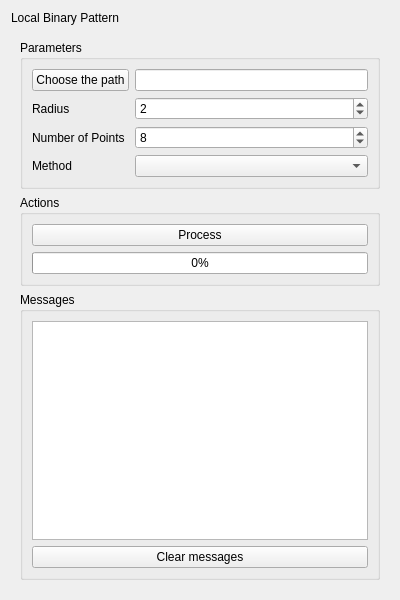
<?xml version="1.0" encoding="UTF-8"?>
<ui version="4.0">
 <class>lbp</class>
 <widget class="QWidget" name="lbp">
  <property name="geometry">
   <rect>
    <x>0</x>
    <y>0</y>
    <width>400</width>
    <height>600</height>
   </rect>
  </property>
  <property name="windowTitle">
   <string>Form</string>
  </property>
  <layout class="QGridLayout" name="gridLayout_2">
   <item row="1" column="0">
    <widget class="QScrollArea" name="scrollArea">
     <property name="frameShape">
      <enum>QFrame::NoFrame</enum>
     </property>
     <property name="widgetResizable">
      <bool>true</bool>
     </property>
     <widget class="QWidget" name="scrollAreaWidgetContents">
      <property name="geometry">
       <rect>
        <x>0</x>
        <y>0</y>
        <width>382</width>
        <height>563</height>
       </rect>
      </property>
      <layout class="QGridLayout" name="gridLayout_3">
       <item row="1" column="0">
        <widget class="QGroupBox" name="groupBox_3">
         <property name="title">
          <string>Actions</string>
         </property>
         <layout class="QGridLayout" name="gridLayout_5">
          <item row="0" column="0">
           <layout class="QVBoxLayout" name="verticalLayout">
            <item>
             <widget class="QPushButton" name="processPushButton">
              <property name="enabled">
               <bool>true</bool>
              </property>
              <property name="text">
               <string>Process</string>
              </property>
             </widget>
            </item>
            <item>
             <widget class="QProgressBar" name="progressBar">
              <property name="value">
               <number>0</number>
              </property>
             </widget>
            </item>
           </layout>
          </item>
         </layout>
        </widget>
       </item>
       <item row="2" column="0">
        <widget class="QGroupBox" name="groupBox">
         <property name="title">
          <string>Messages</string>
         </property>
         <layout class="QGridLayout" name="gridLayout_4">
          <item row="0" column="0">
           <widget class="QPlainTextEdit" name="messagesPlainTextEdit">
            <property name="readOnly">
             <bool>true</bool>
            </property>
            <property name="overwriteMode">
             <bool>true</bool>
            </property>
           </widget>
          </item>
          <item row="1" column="0">
           <widget class="QPushButton" name="clearTextPushButton">
            <property name="text">
             <string>Clear messages</string>
            </property>
           </widget>
          </item>
         </layout>
        </widget>
       </item>
       <item row="0" column="0">
        <widget class="QGroupBox" name="groupBox_2">
         <property name="title">
          <string>Parameters</string>
         </property>
         <layout class="QGridLayout" name="gridLayout_6">
          <item row="0" column="0">
           <layout class="QFormLayout" name="formLayout">
            <item row="0" column="1">
             <widget class="QLineEdit" name="directoryLineEdit"/>
            </item>
            <item row="1" column="0">
             <widget class="QLabel" name="label_1">
              <property name="text">
               <string>Radius</string>
              </property>
             </widget>
            </item>
            <item row="1" column="1">
             <widget class="QSpinBox" name="radiusSpinBox">
              <property name="minimum">
               <number>1</number>
              </property>
              <property name="maximum">
               <number>50</number>
              </property>
              <property name="value">
               <number>2</number>
              </property>
             </widget>
            </item>
            <item row="2" column="0">
             <widget class="QLabel" name="label_2">
              <property name="text">
               <string>Number of Points</string>
              </property>
             </widget>
            </item>
            <item row="2" column="1">
             <widget class="QSpinBox" name="npointsSpinBox">
              <property name="minimum">
               <number>1</number>
              </property>
              <property name="maximum">
               <number>100</number>
              </property>
              <property name="value">
               <number>8</number>
              </property>
             </widget>
            </item>
            <item row="3" column="0">
             <widget class="QLabel" name="label_3">
              <property name="text">
               <string>Method</string>
              </property>
             </widget>
            </item>
            <item row="3" column="1">
             <widget class="QComboBox" name="comboBox"/>
            </item>
            <item row="0" column="0">
             <widget class="QPushButton" name="pathButton">
              <property name="text">
               <string>Choose the path</string>
              </property>
             </widget>
            </item>
           </layout>
          </item>
         </layout>
        </widget>
       </item>
      </layout>
     </widget>
    </widget>
   </item>
   <item row="0" column="0">
    <widget class="QLabel" name="label_title">
     <property name="text">
      <string>Local Binary Pattern</string>
     </property>
    </widget>
   </item>
  </layout>
 </widget>
 <resources/>
 <connections/>
</ui>
